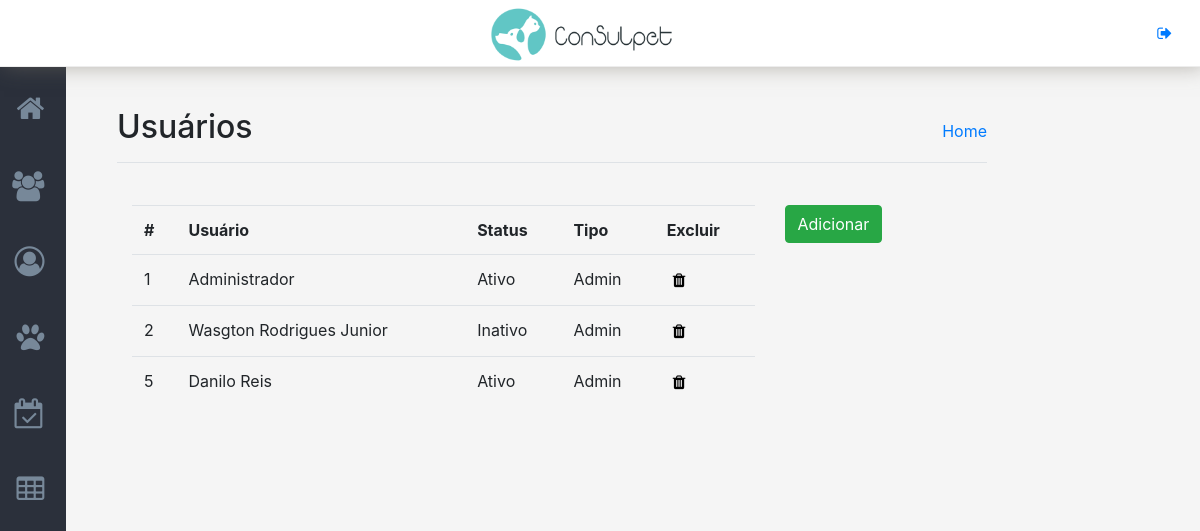
Page /usuarios (signed in) on the earlier database version.
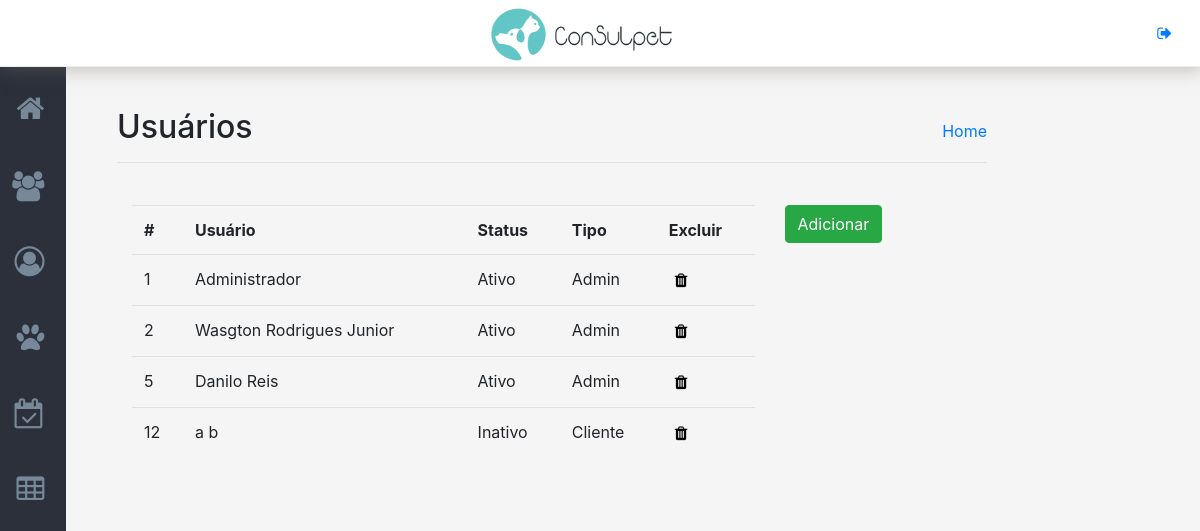
Same page on the later database version.
### tables this page shows
CREATE TABLE `usr_usuario` (
  `usr_id_usuario` int(11) NOT NULL,
  `usr_id_pessoa` int(11) NOT NULL,
  `usr_tipo_usuario` int(11) NOT NULL,
  `usr_crmv_usuario` int(11) DEFAULT NULL,
  `usr_login_usuario` varchar(45) NOT NULL,
  `usr_password_usuario` varchar(160) NOT NULL,
  `usr_st_usuario` varchar(1) NOT NULL DEFAULT '1'
);

CREATE TABLE `pes_pessoa` (
  `pes_id_pessoa` int(11) NOT NULL,
  `pes_nm_pessoa` varchar(45) NOT NULL,
  `pes_sbnm_pessoa` varchar(45) NOT NULL,
  `pes_sexo_pessoa` varchar(9) NOT NULL
);

CREATE TABLE `tpu_tipo_usuario` (
  `tpu_id_tipo_usuario` int(11) NOT NULL,
  `tpu_ds_tipo_usuario` varchar(45) NOT NULL
);

### _controller/config.php (called while the page is built)
<?php
include_once 'db_connection.php';
$url_absoluta = "http://" . $_SERVER["SERVER_NAME"].'/consulpet';
?>

### _controller/db_connection.php (called while the page is built)
<?php
function connect(){
    $host ="localhost";
    $user="root";
    $password ="123456";
    $bd = "consulpet";
    $con = new mysqli($host,$user,$password,$bd) or die("Erro ao conectar com o banco");
    return $con;
}

### pages/usuarios.php (the view, shortened to what this page needs)
<main role="main" class="col-md-9 pt-3">
    <div class="d-flex justify-content-between flex-wrap flex-md-nowrap align-items-center pb-2 mb-3 border-bottom">
        <h1 class="h2">Usuários</h1><span><a href="home">Home</a></span>
    </div>
<div class='container' style='padding-top: 3%;'>
    <div class='row'>
        <div class='col-md-9'>
            <table class='table table-hover'>
                <tr>
                    <th>#</th>
                    <th>Usuário</th>
                    <th>Status</th>
                    <th>Tipo</th>
                    <th>Excluir</th>
                </tr>
                <?php
                $query_user = "SELECT pes_id_pessoa,
                                      pes_nm_pessoa,
                                      pes_sbnm_pessoa,
                                      pes_sexo_pessoa,
                                      usr_st_usuario,
                                      tpu_ds_tipo_usuario
                               FROM usr_usuario
                               INNER JOIN tpu_tipo_usuario on tpu_id_tipo_usuario = usr_tipo_usuario
                               INNER JOIN pes_pessoa on pes_id_pessoa = usr_id_pessoa";
                if($res = mysqli_query(connect(),$query_user)){
                    while($dados = mysqli_fetch_array($res)){
                            $id = $dados['pes_id_pessoa'];
                            $nome = $dados['pes_nm_pessoa'];
                            $sobrenome = $dados['pes_sbnm_pessoa'];
                                if($dados['usr_st_usuario']=="1"){
                                    $status = 'Ativo';
                                }else{
                                    $status = 'Inativo';
                                }
                            $tipo = $dados['tpu_ds_tipo_usuario'];
                              echo"<tr >
                                        <td class='usr_id' id='$id'>$id</td>
                                        <td class='usr_id' id='$id'>".$nome." ".$sobrenome."</td>
                                        <td class='usr_id' id='$id'>$status</td>
                                        <td class='usr_id' id='$id'>$tipo</td>
                                        <td><button class='delete_user btn-link' id='$id'><i class='fa fa-trash' aria-hidden='true'></i></button></td>
                                   </tr>";
                    }
                }
                ?>
            </table>
        </div>
        <div class='col-md-2'>
            <button id='novo_usuario' type='button' class='btn btn-success'>
                Adicionar
            </button>
        </div>
    </div>
</div>
</main>
</div>
</div>

### index.php (shortened to what this page needs)
<?php
include '_controller/config.php';
if(isset($_SESSION["id"])){
    $url = ltrim( parse_url( $_SERVER['REQUEST_URI'] , PHP_URL_PATH ) , '/' );
    $rotas = explode( '/' , $url );
    include_once 'componentes/topo.php';
    $rota = 'pages/'.$rotas[1].'.php';
    include_once $rota;
    include_once 'componentes/rodape.php';
}else{
        include_once 'pages/login.php';
}

### componentes/topo.php (shortened to what this page needs)
<?php
include_once '../_controller/config.php';
?>
<!DOCTYPE html>
<html lang="PT-BR">
<head>
    <link href="font-awesome/css/font-awesome.min.css" rel="stylesheet">
    <link href="css/bootstrap/bootstrap.min.css" rel="stylesheet">
    <link href="css/estilo.css" rel="stylesheet">
    <link href="css/resposividade.css" rel="stylesheet">
</head>
<body>
<nav class="navbar navbar-expand-lg fixed-top navbar-light">
    <div class="logo">
        <a class="navbar-brand" href="home">
            <img id="logo" src="<?=$url_absoluta?>/img/logo.png">
        </a>
    </div>
    <button class="btn btn-link" type="button" id="logout">
       <a href="_controller/logout.php"><i class="fa fa-sign-out" aria-hidden="true"></i></a>
    </button>
</nav>
<div class="container-fluid" id="containerBody">
    <div class="row">
        <?php if($url !== 'home'){ include_once 'menu.php';} ?>

### componentes/menu.php (shortened to what this page needs)
<nav class="col-md-2 d-none sidebar fechado" id="sidebar">
    <div class="sidebar-header">
        <h3 class="title">Menu</h3>
    </div>
    <div class="sidebar-sticky">
        <ul class="nav flex-column">
            <li class="nav-item list-group-item">
                <div class="row">
                    <div class="col-md-12">
                        <a class="nav-link link-full active" href="home"><span>Home</span></a>
                        <i class="fa fa-home menu-icon" aria-hidden="true"></i>
                    </div>
                </div>
            </li>
            <li class="nav-item list-group-item">
                <div class="row">
                    <div class="col-md-12">
                        <a class="nav-link link-full" href="usuarios"><span>Usuários</span></a>
                        <i class="fa fa-users  menu-icon" aria-hidden="true"></i>
                    </div>
                </div>
            </li>
            <li class="nav-item list-group-item">
                <div class="row">
                    <div class="col-md-12">
                        <a class="nav-link link-full" href="clientes"><span>Clientes </span></a>
                        <i class="fa fa-user-circle-o  menu-icon" aria-hidden="true"></i>
                    </div>
                </div>
            </li>
            <li class="nav-item list-group-item">
                <div class="row">
                    <div class="col-md-12">
                        <a class="nav-link link-full" href="animais"><span>Animais</span></a>
                        <i class="fa fa-paw  menu-icon" aria-hidden="true"></i>
                    </div>
                </div>
            </li>
            <li class="nav-item list-group-item">
                <div class="row">
                    <div class="col-md-12">
                        <a class="nav-link link-full" href="agenda"><span>Agenda</span></a>
                        <i class="fa fa-calendar-check-o  menu-icon" aria-hidden="true"></i>
                    </div>
                </div>
            </li>
            <li class="nav-item list-group-item">
                <div class="row">
                    <div class="col-md-12">
                        <a class="nav-link link-full" href="tabelas"><span>Tabelas</span></a>
                        <i class="fa fa-table  menu-icon" aria-hidden="true"></i>
                    </div>
                </div>
            </li>
        </ul>
    </div>
</nav>

### componentes/rodape.php (shortened to what this page needs)
<link href='js/fullcalendar/fullcalendar.min.css' rel='stylesheet' />
<link href='js/fullcalendar/fullcalendar.print.min.css' rel='stylesheet' media='print' />
</body>
</html>

### css/estilo.css (style rules this page uses)
.logo { width: 200px; height: 50px; margin: 0 auto; }
.logo img { width: 100%; height: 100%; margin-top: -20px; }
.title { color: white; text-align: center; }
body { background-color: #f5f5f5; }
.pt-3, .py-3 { padding-top: 3rem!important; }
.navbar { background-color: white; border-bottom: 1px solid rgba(230,230,230,.7); -webkit-box-shadow: 4px 0px 20px 0px rgba(120, 114, 101, 0.5); box-shadow: 4px 0px 20px 0px rgba(120, 114, 101, 0.5); }
.navbar-brand { margin: 0 auto; color: #000!important; }
.sidebar { display: block!important; width: 280px; left: -184px; transition: 0.5s; background-color: #2b303b; z-index: 1000; position: fixed; bottom: 0; top: 0; right: auto; overflow: hidden; min-width: 250px; max-width: 250px; }
#containerBody { margin-top: 5%; }
.menu-icon { font-size: 30px; color: lightslategray; float: right; margin-right: 3%; margin-top: -15%; transition:0.3s; }
.nav-link { padding: 0; display: inline; border-bottom: 1px; }
.btn-link { color: black; border: 0; }
main { margin-left: 8.5%; }
.list-group-item { background-color:transparent; border: none; padding: 0.75rem 0 0.75rem 0; }
.link-full { width: 107%!important; display: block; position: relative; left: 0; top: 0; z-index: 100; color: white; height: 32px; }
.sidebar-header { padding: 20px; }
td { cursor: pointer; }
td:last-of-type { cursor: auto; }
td button .fa-trash { transition:0.5s; }

Differences in the rows shown:
changed usr_usuario "Wasgton": usr_st_usuario "Inativo" → "Ativo"
added usr_usuario: usr_id_pessoa.pes_id_pessoa "12", usr_id_pessoa.pes_nm_pessoa "a", usr_id_pessoa.pes_sbnm_pessoa "b", usr_st_usuario "Inativo", usr_tipo_usuario.tpu_ds_tipo_usuario "Cliente"
